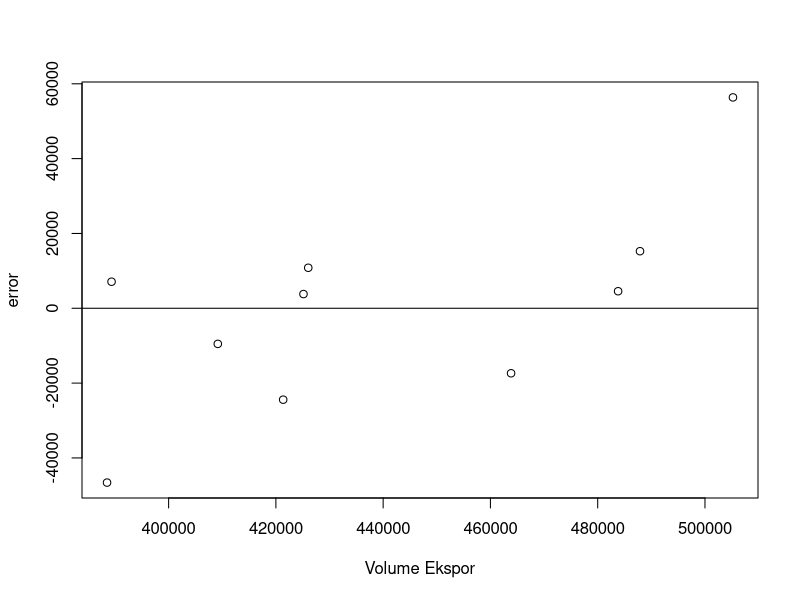
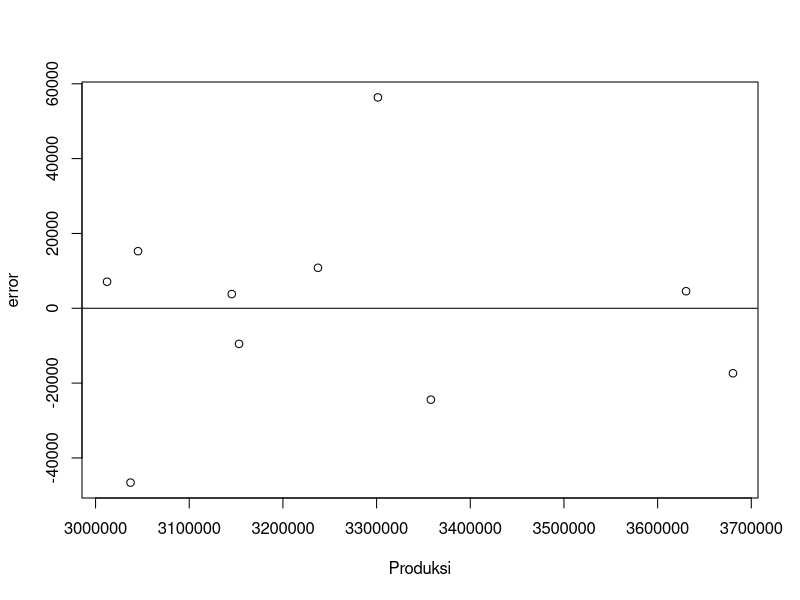
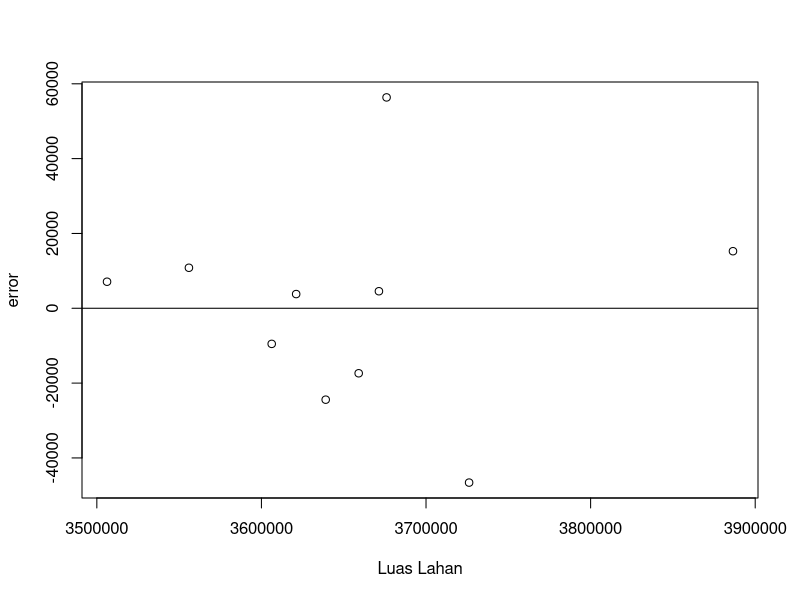

Here is the R script that generated these plots, in order:
## ---- chunk 1
library('readxl')
dat<-read_excel('Regresi Karet.xlsx')
reg<-lm(y~x+s,data = dat)
dat$u<-resid(reg)
plot(dat$y,dat$u,xlab="Volume Ekspor",ylab="error")
abline(h=0)
plot(dat$x,dat$u,xlab="Produksi",ylab="error")
abline(h=0)
plot(dat$s,dat$u,xlab="Luas Lahan",ylab="error")
abline(h=0)

## ---- chunk 2
library(readxl)
dat<-read_excel("Regresi Karet.xlsx")
reg1<-lm(y~x+s,data=dat)
summary(reg1)
